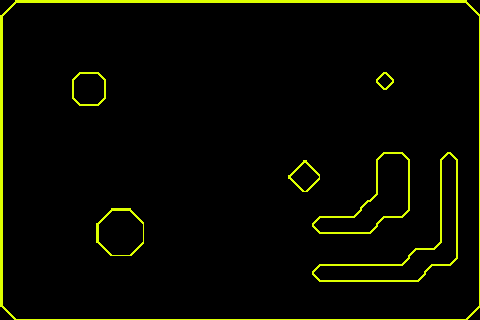

Rendered tile map (Tiled .tmx) drawn with the repository's tilesets; below, a short description and the map source with its tile grids summarised:
An orthogonal 30x20 tile map with 16x16 px tiles, 1 tile layer (Tile Layer 1) and 19 objects (small_diamond, large_diamond, small_octogon, large_octogon).

<map version="1.0" orientation="orthogonal" width="30" height="20" tilewidth="16" tileheight="16">
 <tileset firstgid="1" name="balldemo" tilewidth="16" tileheight="16" spacing="2">
  <image source="textures/packed/balldemo.png" width="256" height="32" />
 </tileset>
 <layer name="Tile Layer 1" width="30" height="20">
  <data>[600 cells, 600 non-empty, 13 distinct tile ids]</data>
 </layer>
 <objectgroup name="Object Layer 1" width="30" height="20">
  <object name="small_diamond" x="385" y="72">
   <polygon points="0,0 -9,9 -1,18 9,9" />
  </object>
  <object name="large_diamond" x="304" y="161">
   <polygon points="0,0 -15,16 1,32 16,16" />
  </object>
  <object name="small_octogon" x="80" y="73">
   <polygon points="0,0 -8,8 -8,25 0,32 17,32 25,24 25,7 17,0" />
  </object>
  <object name="large_octogon" x="111" y="210">
   <polygon points="0,0 -14,14 -14,32 0,46 18,46 32,32 32,13 18,0" />
  </object>
  <object x="384" y="152">
   <polygon points="0,0 -8,8 -8,42 0,66 17,66 25,58 24,7 18,1" />
  </object>
  <object x="450" y="151">
   <polygon points="-1,1 -10,9 -10,91 -1,114 6,108 7,9" />
  </object>
  <object x="313" y="225">
   <polygon points="0,0 7,-8 42,-7 56,9 6,8" />
  </object>
  <object x="376" y="195">
   <polygon points="0,0 -22,24 -7,40 8,23" />
  </object>
  <object x="313" y="274">
   <polygon points="0,0 8,8 107,8 119,-8 7,-8" />
  </object>
  <object x="403" y="264">
   <polygon points="0,0 46,1 33,-15 13,-14" />
  </object>
  <object x="441" y="243">
   <polygon points="0,0 -6,7 8,21" />
  </object>
  <object x="479" y="0">
   <polygon points="0,0 -16,0 0,16" />
  </object>
  <object x="16" y="1">
   <polygon points="0,0 -15,16 -16,0" />
  </object>
  <object x="0" y="304">
   <polygon points="0,0 15,15 0,15" />
  </object>
  <object x="479" y="306">
   <polygon points="0,0 -13,14 0,13" />
  </object>
  <object x="16" y="1">
   <polygon points="0,0 449,0 448,1 0,0" />
  </object>
  <object x="0" y="16">
   <polygon points="0,0 2,1 2,289 1,288" />
  </object>
  <object x="16" y="320">
   <polygon points="0,0 0,-2 449,-1 448,0" />
  </object>
  <object x="477" y="15">
   <polygon points="0,0 1,291 1,291 1,0" />
  </object>
 </objectgroup>
</map>